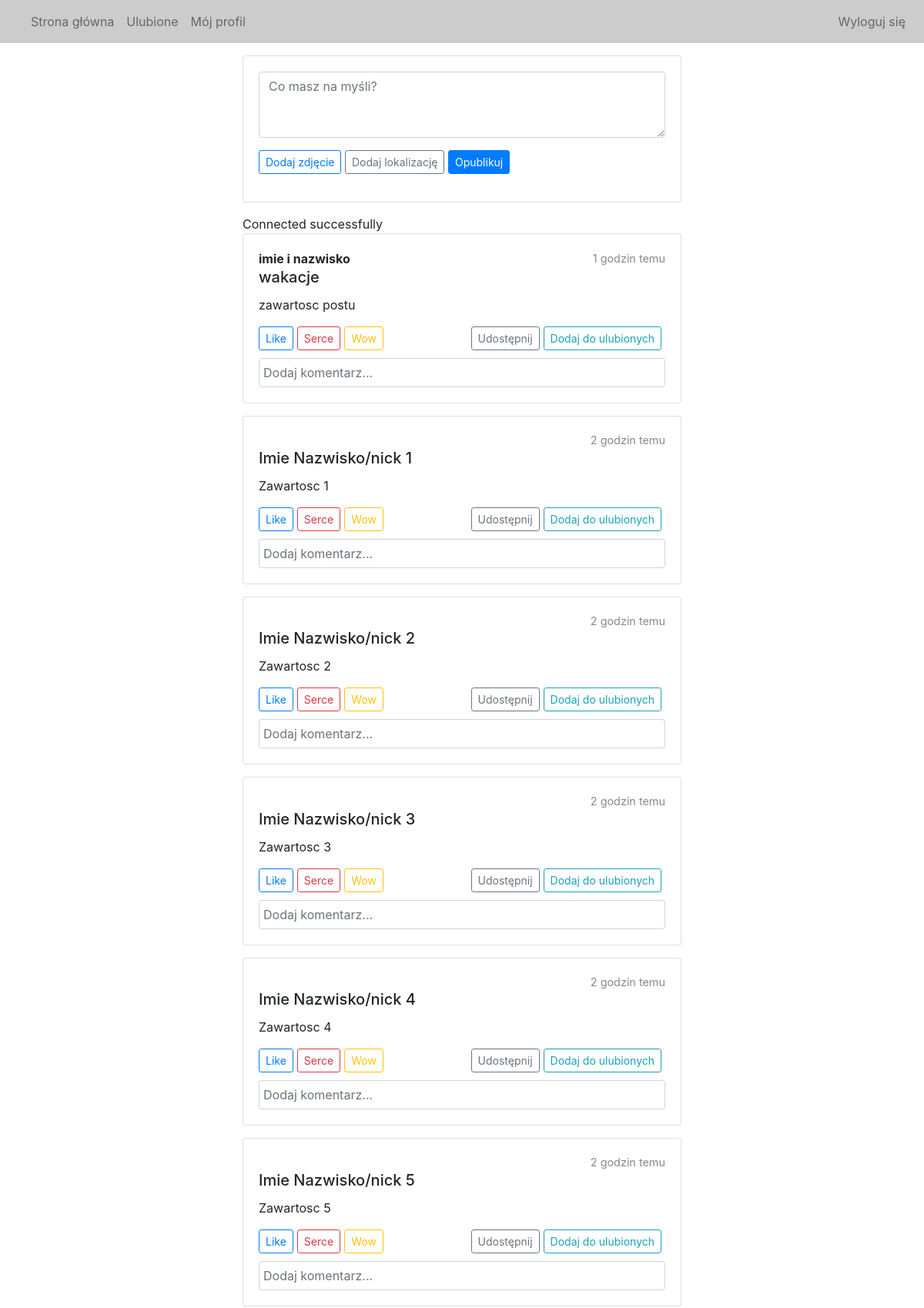
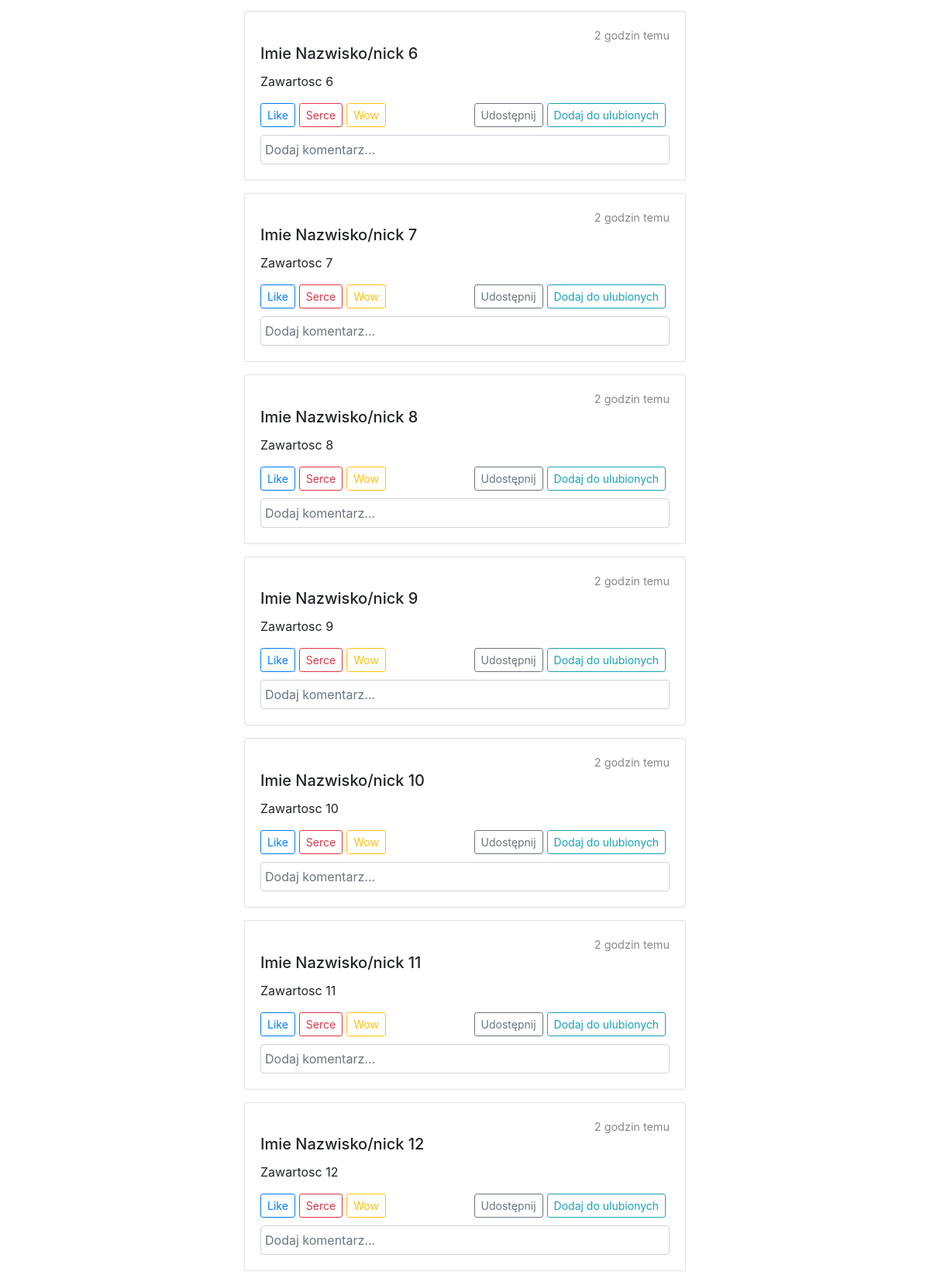
Page /app/index.php (upper part) on the committed database (2 pictures, top to bottom).
### tables this page shows
CREATE TABLE `posts` (
  `id` int(11) NOT NULL AUTO_INCREMENT,
  `title` varchar(255) DEFAULT NULL,
  `content` text,
  `username` varchar(255) DEFAULT NULL,
  `post_date` datetime DEFAULT CURRENT_TIMESTAMP,
  PRIMARY KEY (`id`)
);

### app/index.php (the view, shortened to what this page needs)
<?php
function timeAgo($datetime, $full = false) {
    $now = new DateTime;
    $ago = new DateTime($datetime);
    $diff = $now->diff($ago);
    $diff->w = floor($diff->d / 7);
    $diff->d -= $diff->w * 7;
    $string = array(
        'y' => 'rok',
        'm' => 'miesiąc',
        'w' => 'tydzień',
        'd' => 'dni',
        'h' => 'godzin',
        'i' => 'minut',
        's' => 'sekund',
    );
    foreach ($string as $k => &$v) {
        if ($diff->$k) {
            $v = $diff->$k . ' ' . $v;
        } else {
            unset($string[$k]);
        }
    }
    if (!$full) $string = array_slice($string, 0, 1);
    return $string ? implode(', ', $string) . ' temu' : 'przed chwilą';
}
?>
<!DOCTYPE html>
<html lang="pl">
<head>
    <link href="https://stackpath.bootstrapcdn.com/bootstrap/4.5.2/css/bootstrap.min.css" rel="stylesheet">
    <link href="style.css" rel="stylesheet">
</head>
<body>
<nav class="navbar navbar-expand-lg navbar-light menu">
    <div class="collapse navbar-collapse" id="navbarNav">
        <ul class="navbar-nav">
            <li class="nav-item">
                <a class="nav-link" href="index.php">Strona główna</a>
            </li>
            <li class="nav-item">
                <a class="nav-link" href="#">Ulubione</a>
            </li>
            <li class="nav-item">
                <a class="nav-link" href="#">Mój profil</a>
            </li>
        </ul>
        <ul class="navbar-nav ml-auto">
            <li class="nav-item">
                <a class="nav-link" href="logout.php">Wyloguj się</a>
            </li>
        </ul>
    </div>
</nav>
    <div id="main-content" class="container mt-3 col-lg-6 col-md-8">
        <div class="card mb-3">
            <div class="card-body">
                <form action="add_post.php" method="POST" enctype="multipart/form-data">
                    <div class="form-group">
                        <textarea class="form-control" name="content" rows="3" placeholder="Co masz na myśli?"></textarea>
                    </div>
                    <div class="form-group">
                        <button type="button" class="btn btn-outline-primary btn-sm" onclick="document.getElementById('uploadImage').click()">Dodaj zdjęcie</button>
                        <button type="button" class="btn btn-outline-secondary btn-sm">Dodaj lokalizację</button>
                        <button type="submit" class="btn btn-primary btn-sm">Opublikuj</button>
                    </div>
                </form>
            </div>
        </div>
        <?php
        include 'db.php';
        try {
            $stmt = $conn->prepare("SELECT title, content, username, post_date FROM posts ORDER BY post_date DESC");
            $stmt->execute();
            $stmt->setFetchMode(PDO::FETCH_ASSOC);
            while ($row = $stmt->fetch()) {
                $time_ago = timeAgo($row['post_date']);
                echo "<div class='card mb-3'>
                        <div class='card-body'>
                            <div class='post-header'>
                                <span class='post-user'>{$row['username']}</span>
                                <span class='post-date'>$time_ago</span>
                            </div>
                            <h5 class='card-title'>{$row['title']}</h5>
                            <p class='card-text post-description'>{$row['content']}</p>
                            <div class='post-reactions'>
                                <button type='button' class='btn btn-outline-primary btn-sm'>Like</button>
                                <button type='button' class='btn btn-outline-danger btn-sm'>Serce</button>
                                <button type='button' class='btn btn-outline-warning btn-sm'>Wow</button>
                                <button type='button' class='btn btn-outline-secondary btn-sm btn-share'>Udostępnij</button>
                                <button type='button' class='btn btn-outline-info btn-sm btn-favorite'>Dodaj do ulubionych</button>
                            </div>
                            <div class='comment-section'>
                                <input type='text' class='form-control' placeholder='Dodaj komentarz...'>
                            </div>
                        </div>
                      </div>";
            }
        } catch(PDOException $e) {
            echo "Błąd: " . $e->getMessage();
        }
        ?>
    </div>
</body>
</html>

### app/db.php (shortened to what this page needs)
<?php
try {
    echo "Connected successfully";
} catch(PDOException $e) {
    echo "Connection failed: " . $e->getMessage();
    var_dump($e);
}
?>

### app/style.css (style rules this page uses)
body { overflow-x: hidden; }
#main-content { width: 60%; margin: 0 auto; max-height: 100vh; overflow-y: scroll; overflow-x: hidden; }
.menu { background-color: #ccc; }
.card-body .post-header { display: flex; justify-content: space-between; align-items: center; }
.post-user { font-weight: bold; }
.post-date { color: #888; font-size: 0.9em; }
.post-description { margin-top: 10px; }
.post-reactions { display: flex; gap: 5px; }
.post-reactions .btn-share { margin-left: auto; }
.post-reactions .btn-favorite { margin-right: 5px; }
.comment-section { margin-top: 10px; }
.comment-section input { width: 100%; padding: 5px; margin-top: 5px; }

### rows in the picture
posts: username "imie i nazwisko", post_date "1 godzin temu", title "wakacje", content "zawartosc postu"
posts: post_date "2 godzin temu", title "Imie Nazwisko/nick 1", content "Zawartosc 1"
posts: post_date "2 godzin temu", title "Imie Nazwisko/nick 2", content "Zawartosc 2"
posts: post_date "2 godzin temu", title "Imie Nazwisko/nick 3", content "Zawartosc 3"
posts: post_date "2 godzin temu", title "Imie Nazwisko/nick 4", content "Zawartosc 4"
posts: post_date "2 godzin temu", title "Imie Nazwisko/nick 5", content "Zawartosc 5"
posts: post_date "2 godzin temu", title "Imie Nazwisko/nick 6", content "Zawartosc 6"
posts: post_date "2 godzin temu", title "Imie Nazwisko/nick 7", content "Zawartosc 7"
posts: post_date "2 godzin temu", title "Imie Nazwisko/nick 8", content "Zawartosc 8"
posts: post_date "2 godzin temu", title "Imie Nazwisko/nick 9", content "Zawartosc 9"
posts: post_date "2 godzin temu", title "Imie Nazwisko/nick 10", content "Zawartosc 10"
posts: post_date "2 godzin temu", title "Imie Nazwisko/nick 11", content "Zawartosc 11"
posts: post_date "2 godzin temu", title "Imie Nazwisko/nick 12", content "Zawartosc 12"
